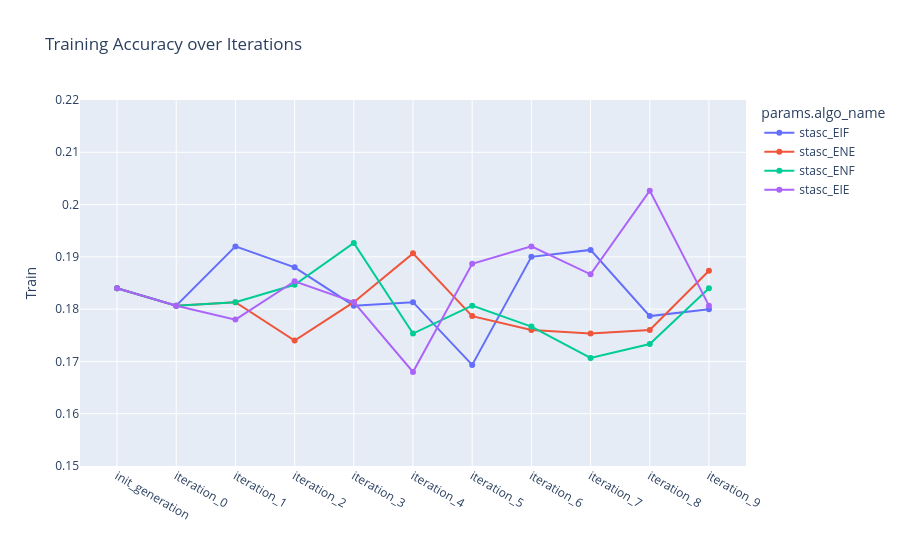
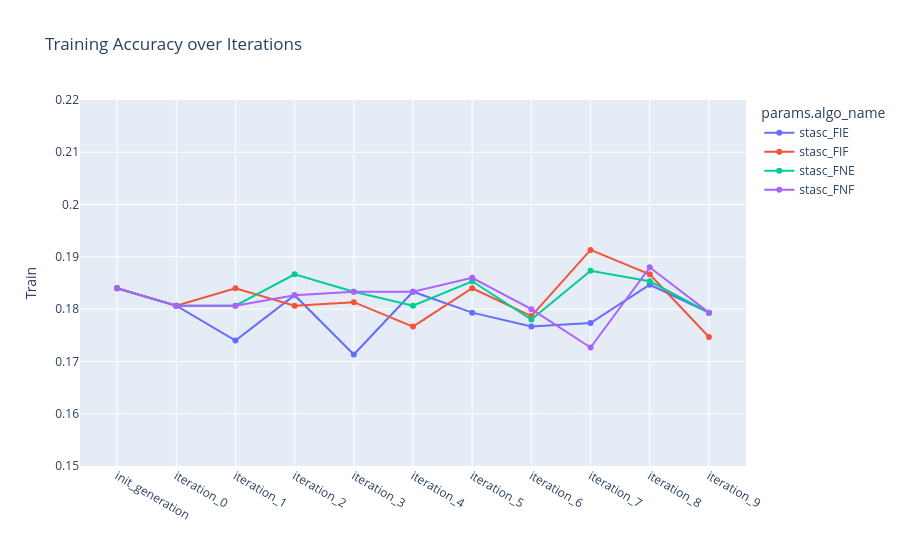
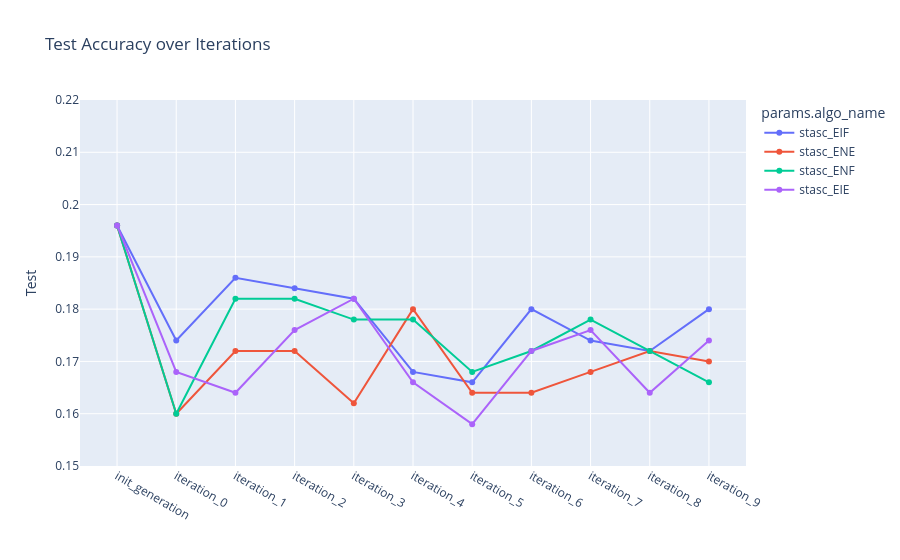
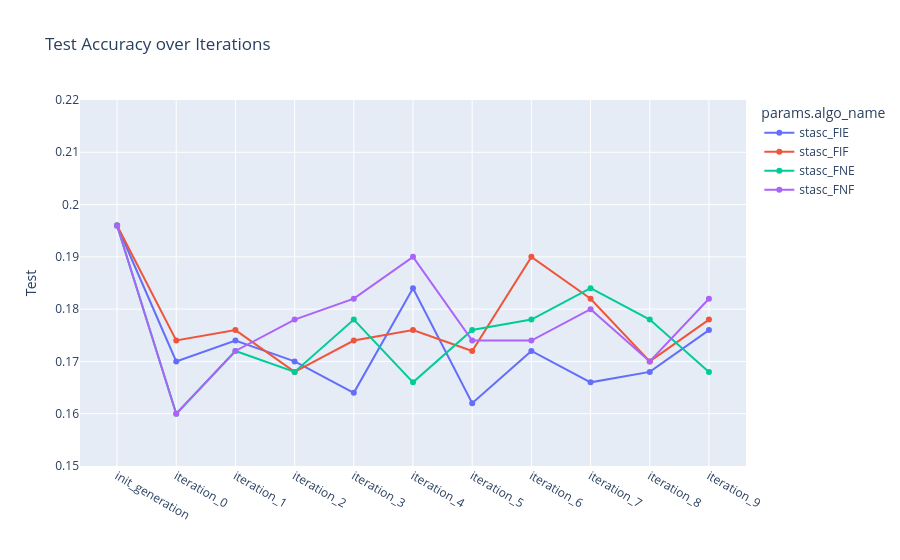

Here is the notebook cell these charts were saved with, in order:
### Code cell
for suffix, metric, title, y_title in [
    ("_E", "metrics.c_train_ACC", "Training Accuracy over Iterations", "Train"),
    ("_F", "metrics.c_train_ACC", "Training Accuracy over Iterations", "Train"),
    ("_E", "metrics.i_test_ACC", "Test Accuracy over Iterations", "Test"),
    ("_F", "metrics.i_test_ACC", "Test Accuracy over Iterations", "Test")
]:
    df_plot = df_final.sort_values("tags.mlflow.runName_x")
    df_plot = df_plot[df_plot["params.algo_name"].str.contains(suffix, regex=True)]
    
    fig = px.line(df_plot, x="tags.mlflow.runName_x", y=metric,
                  color="params.algo_name", markers=True, title=title)
    
    fig.update_xaxes(title_text="")           # remove x-axis label
    fig.update_yaxes(title_text=y_title, range=[0.15, 0.22])
    fig.show()

### Figure 1 — Plotly figure (JSON) as saved in the notebook; plotly's stock layout.template omitted (floating-point values rounded to 4 significant figures)
{"data": [{"hovertemplate": "params.algo_name=stasc_EIF<br>tags.mlflow.runName_x=%{x}<br>metrics.c_train_ACC=%{y}<extra></extra>", "legendgroup": "stasc_EIF", "line": {"color": "#636efa", "dash": "solid"}, "marker": {"symbol": "circle"}, "mode": "lines+markers", "name": "stasc_EIF", "orientation": "v", "showlegend": true, "type": "scatter", "x": ["init_generation", "iteration_0", "iteration_1", "iteration_2", "iteration_3", "iteration_4", "iteration_5", "iteration_6", "iteration_7", "iteration_8", "iteration_9"], "xaxis": "x", "y": [0.184, 0.1807, 0.192, 0.188, 0.1807, 0.1813, 0.1693, 0.19, 0.1913, 0.1787, 0.18], "yaxis": "y"}, {"hovertemplate": "params.algo_name=stasc_ENE<br>tags.mlflow.runName_x=%{x}<br>metrics.c_train_ACC=%{y}<extra></extra>", "legendgroup": "stasc_ENE", "line": {"color": "#EF553B", "dash": "solid"}, "marker": {"symbol": "circle"}, "mode": "lines+markers", "name": "stasc_ENE", "orientation": "v", "showlegend": true, "type": "scatter", "x": ["init_generation", "iteration_0", "iteration_1", "iteration_2", "iteration_3", "iteration_4", "iteration_5", "iteration_6", "iteration_7", "iteration_8", "iteration_9"], "xaxis": "x", "y": [0.184, 0.1807, 0.1813, 0.174, 0.1813, 0.1907, 0.1787, 0.176, 0.1753, 0.176, 0.1873], "yaxis": "y"}, {"hovertemplate": "params.algo_name=stasc_ENF<br>tags.mlflow.runName_x=%{x}<br>metrics.c_train_ACC=%{y}<extra></extra>", "legendgroup": "stasc_ENF", "line": {"color": "#00cc96", "dash": "solid"}, "marker": {"symbol": "circle"}, "mode": "lines+markers", "name": "stasc_ENF", "orientation": "v", "showlegend": true, "type": "scatter", "x": ["init_generation", "iteration_0", "iteration_1", "iteration_2", "iteration_3", "iteration_4", "iteration_5", "iteration_6", "iteration_7", "iteration_8", "iteration_9"], "xaxis": "x", "y": [0.184, 0.1807, 0.1813, 0.1847, 0.1927, 0.1753, 0.1807, 0.1767, 0.1707, 0.1733, 0.184], "yaxis": "y"}, {"hovertemplate": "params.algo_name=stasc_EIE<br>tags.mlflow.runName_x=%{x}<br>metrics.c_train_ACC=%{y}<extra></extra>", "legendgroup": "stasc_EIE", "line": {"color": "#ab63fa", "dash": "solid"}, "marker": {"symbol": "circle"}, "mode": "lines+markers", "name": "stasc_EIE", "orientation": "v", "showlegend": true, "type": "scatter", "x": ["init_generation", "iteration_0", "iteration_1", "iteration_2", "iteration_3", "iteration_4", "iteration_5", "iteration_6", "iteration_7", "iteration_8", "iteration_9"], "xaxis": "x", "y": [0.184, 0.1807, 0.178, 0.1853, 0.1813, 0.168, 0.1887, 0.192, 0.1867, 0.2027, 0.1807], "yaxis": "y"}], "layout": {"legend": {"title": {"text": "params.algo_name"}, "tracegroupgap": 0}, "title": {"text": "Training Accuracy over Iterations"}, "xaxis": {"anchor": "y", "domain": [0, 1], "title": {"text": ""}}, "yaxis": {"anchor": "x", "domain": [0, 1], "range": [0.15, 0.22], "title": {"text": "Train"}}}}

### Figure 2 — Plotly figure (JSON) as saved in the notebook; plotly's stock layout.template omitted (floating-point values rounded to 4 significant figures)
{"data": [{"hovertemplate": "params.algo_name=stasc_FIE<br>tags.mlflow.runName_x=%{x}<br>metrics.c_train_ACC=%{y}<extra></extra>", "legendgroup": "stasc_FIE", "line": {"color": "#636efa", "dash": "solid"}, "marker": {"symbol": "circle"}, "mode": "lines+markers", "name": "stasc_FIE", "orientation": "v", "showlegend": true, "type": "scatter", "x": ["init_generation", "iteration_0", "iteration_1", "iteration_2", "iteration_3", "iteration_4", "iteration_5", "iteration_6", "iteration_7", "iteration_8", "iteration_9"], "xaxis": "x", "y": [0.184, 0.1807, 0.174, 0.1827, 0.1713, 0.1833, 0.1793, 0.1767, 0.1773, 0.1847, 0.1793], "yaxis": "y"}, {"hovertemplate": "params.algo_name=stasc_FIF<br>tags.mlflow.runName_x=%{x}<br>metrics.c_train_ACC=%{y}<extra></extra>", "legendgroup": "stasc_FIF", "line": {"color": "#EF553B", "dash": "solid"}, "marker": {"symbol": "circle"}, "mode": "lines+markers", "name": "stasc_FIF", "orientation": "v", "showlegend": true, "type": "scatter", "x": ["init_generation", "iteration_0", "iteration_1", "iteration_2", "iteration_3", "iteration_4", "iteration_5", "iteration_6", "iteration_7", "iteration_8", "iteration_9"], "xaxis": "x", "y": [0.184, 0.1807, 0.184, 0.1807, 0.1813, 0.1767, 0.184, 0.1787, 0.1913, 0.1867, 0.1747], "yaxis": "y"}, {"hovertemplate": "params.algo_name=stasc_FNE<br>tags.mlflow.runName_x=%{x}<br>metrics.c_train_ACC=%{y}<extra></extra>", "legendgroup": "stasc_FNE", "line": {"color": "#00cc96", "dash": "solid"}, "marker": {"symbol": "circle"}, "mode": "lines+markers", "name": "stasc_FNE", "orientation": "v", "showlegend": true, "type": "scatter", "x": ["init_generation", "iteration_0", "iteration_1", "iteration_2", "iteration_3", "iteration_4", "iteration_5", "iteration_6", "iteration_7", "iteration_8", "iteration_9"], "xaxis": "x", "y": [0.184, 0.1807, 0.1807, 0.1867, 0.1833, 0.1807, 0.1853, 0.178, 0.1873, 0.1853, 0.1793], "yaxis": "y"}, {"hovertemplate": "params.algo_name=stasc_FNF<br>tags.mlflow.runName_x=%{x}<br>metrics.c_train_ACC=%{y}<extra></extra>", "legendgroup": "stasc_FNF", "line": {"color": "#ab63fa", "dash": "solid"}, "marker": {"symbol": "circle"}, "mode": "lines+markers", "name": "stasc_FNF", "orientation": "v", "showlegend": true, "type": "scatter", "x": ["init_generation", "iteration_0", "iteration_1", "iteration_2", "iteration_3", "iteration_4", "iteration_5", "iteration_6", "iteration_7", "iteration_8", "iteration_9"], "xaxis": "x", "y": [0.184, 0.1807, 0.1807, 0.1827, 0.1833, 0.1833, 0.186, 0.18, 0.1727, 0.188, 0.1793], "yaxis": "y"}], "layout": {"legend": {"title": {"text": "params.algo_name"}, "tracegroupgap": 0}, "title": {"text": "Training Accuracy over Iterations"}, "xaxis": {"anchor": "y", "domain": [0, 1], "title": {"text": ""}}, "yaxis": {"anchor": "x", "domain": [0, 1], "range": [0.15, 0.22], "title": {"text": "Train"}}}}

### Figure 3 — Plotly figure (JSON) as saved in the notebook; plotly's stock layout.template omitted (floating-point values rounded to 4 significant figures)
{"data": [{"hovertemplate": "params.algo_name=stasc_EIF<br>tags.mlflow.runName_x=%{x}<br>metrics.i_test_ACC=%{y}<extra></extra>", "legendgroup": "stasc_EIF", "line": {"color": "#636efa", "dash": "solid"}, "marker": {"symbol": "circle"}, "mode": "lines+markers", "name": "stasc_EIF", "orientation": "v", "showlegend": true, "type": "scatter", "x": ["init_generation", "iteration_0", "iteration_1", "iteration_2", "iteration_3", "iteration_4", "iteration_5", "iteration_6", "iteration_7", "iteration_8", "iteration_9"], "xaxis": "x", "y": [0.196, 0.174, 0.186, 0.184, 0.182, 0.168, 0.166, 0.18, 0.174, 0.172, 0.18], "yaxis": "y"}, {"hovertemplate": "params.algo_name=stasc_ENE<br>tags.mlflow.runName_x=%{x}<br>metrics.i_test_ACC=%{y}<extra></extra>", "legendgroup": "stasc_ENE", "line": {"color": "#EF553B", "dash": "solid"}, "marker": {"symbol": "circle"}, "mode": "lines+markers", "name": "stasc_ENE", "orientation": "v", "showlegend": true, "type": "scatter", "x": ["init_generation", "iteration_0", "iteration_1", "iteration_2", "iteration_3", "iteration_4", "iteration_5", "iteration_6", "iteration_7", "iteration_8", "iteration_9"], "xaxis": "x", "y": [0.196, 0.16, 0.172, 0.172, 0.162, 0.18, 0.164, 0.164, 0.168, 0.172, 0.17], "yaxis": "y"}, {"hovertemplate": "params.algo_name=stasc_ENF<br>tags.mlflow.runName_x=%{x}<br>metrics.i_test_ACC=%{y}<extra></extra>", "legendgroup": "stasc_ENF", "line": {"color": "#00cc96", "dash": "solid"}, "marker": {"symbol": "circle"}, "mode": "lines+markers", "name": "stasc_ENF", "orientation": "v", "showlegend": true, "type": "scatter", "x": ["init_generation", "iteration_0", "iteration_1", "iteration_2", "iteration_3", "iteration_4", "iteration_5", "iteration_6", "iteration_7", "iteration_8", "iteration_9"], "xaxis": "x", "y": [0.196, 0.16, 0.182, 0.182, 0.178, 0.178, 0.168, 0.172, 0.178, 0.172, 0.166], "yaxis": "y"}, {"hovertemplate": "params.algo_name=stasc_EIE<br>tags.mlflow.runName_x=%{x}<br>metrics.i_test_ACC=%{y}<extra></extra>", "legendgroup": "stasc_EIE", "line": {"color": "#ab63fa", "dash": "solid"}, "marker": {"symbol": "circle"}, "mode": "lines+markers", "name": "stasc_EIE", "orientation": "v", "showlegend": true, "type": "scatter", "x": ["init_generation", "iteration_0", "iteration_1", "iteration_2", "iteration_3", "iteration_4", "iteration_5", "iteration_6", "iteration_7", "iteration_8", "iteration_9"], "xaxis": "x", "y": [0.196, 0.168, 0.164, 0.176, 0.182, 0.166, 0.158, 0.172, 0.176, 0.164, 0.174], "yaxis": "y"}], "layout": {"legend": {"title": {"text": "params.algo_name"}, "tracegroupgap": 0}, "title": {"text": "Test Accuracy over Iterations"}, "xaxis": {"anchor": "y", "domain": [0, 1], "title": {"text": ""}}, "yaxis": {"anchor": "x", "domain": [0, 1], "range": [0.15, 0.22], "title": {"text": "Test"}}}}

### Figure 4 — Plotly figure (JSON) as saved in the notebook; plotly's stock layout.template omitted (floating-point values rounded to 4 significant figures)
{"data": [{"hovertemplate": "params.algo_name=stasc_FIE<br>tags.mlflow.runName_x=%{x}<br>metrics.i_test_ACC=%{y}<extra></extra>", "legendgroup": "stasc_FIE", "line": {"color": "#636efa", "dash": "solid"}, "marker": {"symbol": "circle"}, "mode": "lines+markers", "name": "stasc_FIE", "orientation": "v", "showlegend": true, "type": "scatter", "x": ["init_generation", "iteration_0", "iteration_1", "iteration_2", "iteration_3", "iteration_4", "iteration_5", "iteration_6", "iteration_7", "iteration_8", "iteration_9"], "xaxis": "x", "y": [0.196, 0.17, 0.174, 0.17, 0.164, 0.184, 0.162, 0.172, 0.166, 0.168, 0.176], "yaxis": "y"}, {"hovertemplate": "params.algo_name=stasc_FIF<br>tags.mlflow.runName_x=%{x}<br>metrics.i_test_ACC=%{y}<extra></extra>", "legendgroup": "stasc_FIF", "line": {"color": "#EF553B", "dash": "solid"}, "marker": {"symbol": "circle"}, "mode": "lines+markers", "name": "stasc_FIF", "orientation": "v", "showlegend": true, "type": "scatter", "x": ["init_generation", "iteration_0", "iteration_1", "iteration_2", "iteration_3", "iteration_4", "iteration_5", "iteration_6", "iteration_7", "iteration_8", "iteration_9"], "xaxis": "x", "y": [0.196, 0.174, 0.176, 0.168, 0.174, 0.176, 0.172, 0.19, 0.182, 0.17, 0.178], "yaxis": "y"}, {"hovertemplate": "params.algo_name=stasc_FNE<br>tags.mlflow.runName_x=%{x}<br>metrics.i_test_ACC=%{y}<extra></extra>", "legendgroup": "stasc_FNE", "line": {"color": "#00cc96", "dash": "solid"}, "marker": {"symbol": "circle"}, "mode": "lines+markers", "name": "stasc_FNE", "orientation": "v", "showlegend": true, "type": "scatter", "x": ["init_generation", "iteration_0", "iteration_1", "iteration_2", "iteration_3", "iteration_4", "iteration_5", "iteration_6", "iteration_7", "iteration_8", "iteration_9"], "xaxis": "x", "y": [0.196, 0.16, 0.172, 0.168, 0.178, 0.166, 0.176, 0.178, 0.184, 0.178, 0.168], "yaxis": "y"}, {"hovertemplate": "params.algo_name=stasc_FNF<br>tags.mlflow.runName_x=%{x}<br>metrics.i_test_ACC=%{y}<extra></extra>", "legendgroup": "stasc_FNF", "line": {"color": "#ab63fa", "dash": "solid"}, "marker": {"symbol": "circle"}, "mode": "lines+markers", "name": "stasc_FNF", "orientation": "v", "showlegend": true, "type": "scatter", "x": ["init_generation", "iteration_0", "iteration_1", "iteration_2", "iteration_3", "iteration_4", "iteration_5", "iteration_6", "iteration_7", "iteration_8", "iteration_9"], "xaxis": "x", "y": [0.196, 0.16, 0.172, 0.178, 0.182, 0.19, 0.174, 0.174, 0.18, 0.17, 0.182], "yaxis": "y"}], "layout": {"legend": {"title": {"text": "params.algo_name"}, "tracegroupgap": 0}, "title": {"text": "Test Accuracy over Iterations"}, "xaxis": {"anchor": "y", "domain": [0, 1], "title": {"text": ""}}, "yaxis": {"anchor": "x", "domain": [0, 1], "range": [0.15, 0.22], "title": {"text": "Test"}}}}
